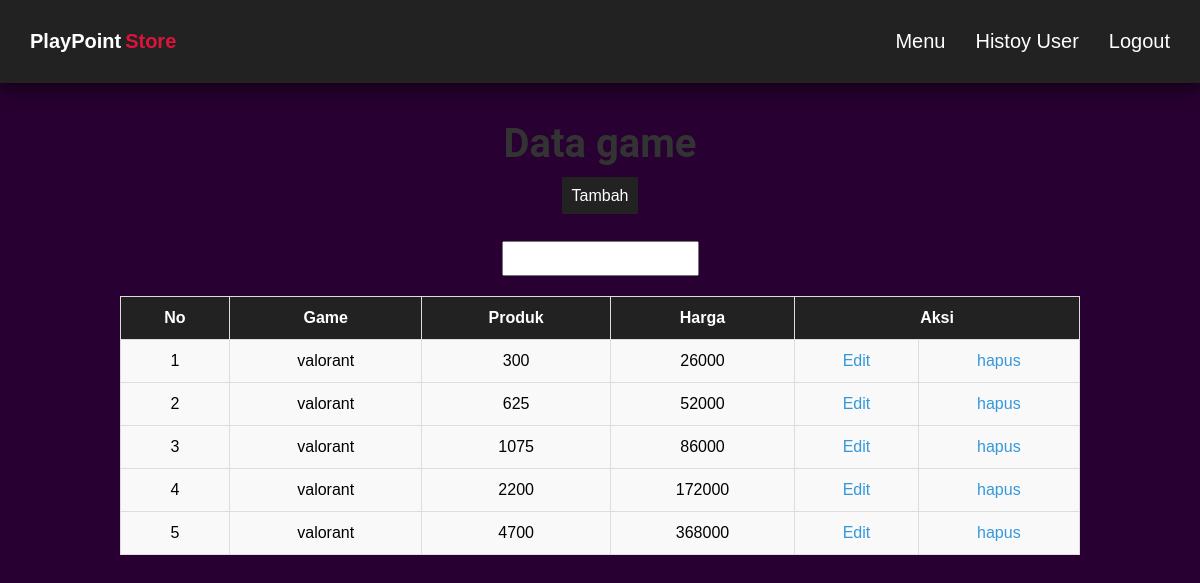
Page /formadmin.php?keyword=valorant (signed in) on the earlier database version.
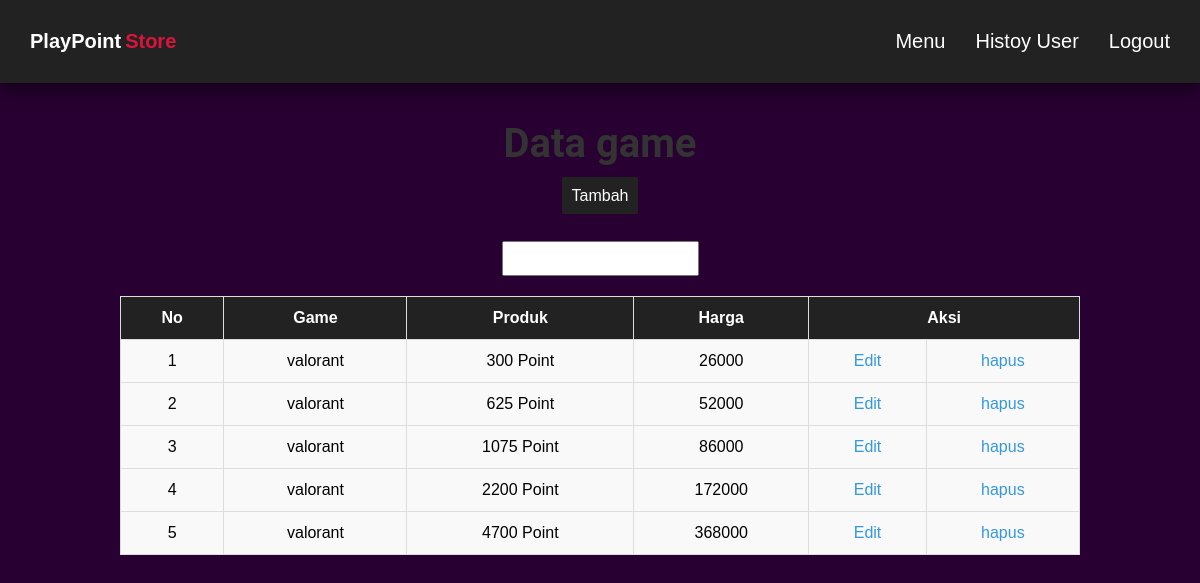
Same page on the later database version.
### tables this page shows
CREATE TABLE `game` (
  `id_game` int(5) NOT NULL,
  `nama_game` varchar(255) NOT NULL,
  `produk` varchar(255) NOT NULL,
  `harga` int(15) NOT NULL
);

### formadmin.php (the view, shortened to what this page needs)
<?php
require "./aksi/koneksi.php";
if(isset($_GET['keyword'])){
    $keyword = $_GET['keyword'];
    $result = mysqli_query($conn, "SELECT * FROM game WHERE nama_game LIKE '%$keyword%'");
} else {
    $result = mysqli_query($conn, "SELECT * FROM game");
}
$game = [];
while ($row = mysqli_fetch_assoc($result)) {
    $game[] = $row;
}
?>
<!DOCTYPE html>
<html lang="en">
<head>
    <link rel="stylesheet" type="text/css" href="./style/formadmin.css">
</head>
<body>
    <div class="fContainer">
        <nav class="wrapper">
            <div class="brand">
                <div class="firstname">PlayPoint</div>
                <div class="lastname">Store</div>
            </div>
            <ul class="navigation">
                <li><a href="formadmin.php">Menu</a></li>
                <li><a href="historyuser.php">Histoy User</a></li>
                <li><a href="logout.php">Logout</a></li>
            </ul>
        </nav>
    </div>
    <h1>Data game</h1>
    <form action="" method="get">
        <a href="tambah.php" class="Tambah">Tambah</a><br><br><br>
        <input type="text" name="keyword" id="">
    </form>
    <table border="1">
        <tr>
            <th>No</th>
            <th>Game</th>
            <th>Produk</th>
            <th>Harga</th>
            <th colspan="2">Aksi</th>
        </tr>
        <?php $i = 1;
        foreach ($game as $gm) : ?>
            <tr>
                <td> <?= $i; ?> </td>
                <td> <?php echo $gm["nama_game"] ?> </td>
                <td> <?= $gm["produk"] ?> </td>
                <td> <?= $gm["harga"] ?> </td>
                <td><a href="edit.php?id=<?=$gm["id_game"];?>">Edit</a></td>
                <td><a href="hapus.php?id=<?=$gm["id_game"];?>" onclick="return confirm('Apa Anda Yakin ingin menghapus data ini ?')">hapus</a></td>
            </tr>
        <?php $i++;
        endforeach; ?>
    </table>
</body>
</html>

Differences in the rows shown:
changed game: produk "300" → "300 Point"
changed game: produk "625" → "625 Point"
changed game: produk "1075" → "1075 Point"
changed game: produk "2200" → "2200 Point"
changed game: produk "4700" → "4700 Point"
